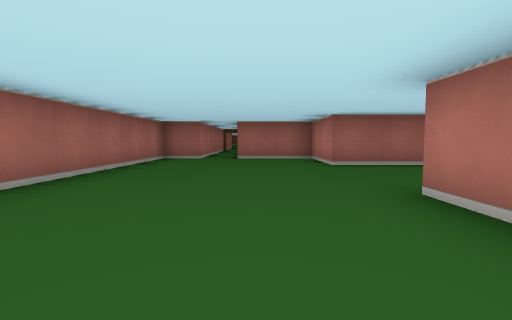
[1] (above)

16 first-person views from a walk through a cub3D level. The camera is about half as high as the walls, tilts 4° down and sees 85° across. The floor is counted in squares. Each view is taken from the middle of a square. On the plan, view 1 faces up. The plan holds only what a view shows up to about 9 squares ahead; the rest is blank.

[2]
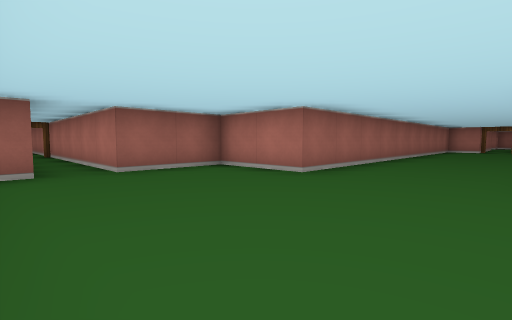

[3]
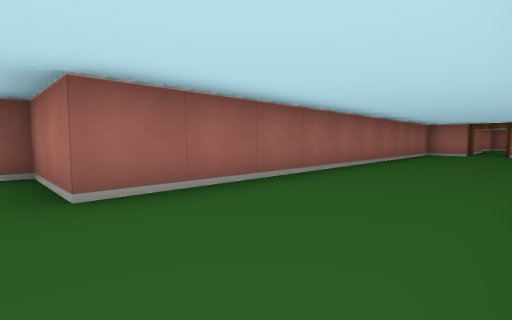

[4]
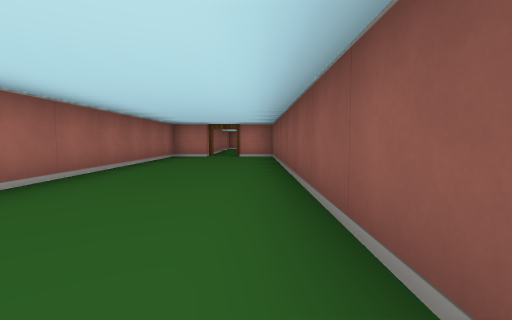

[5]
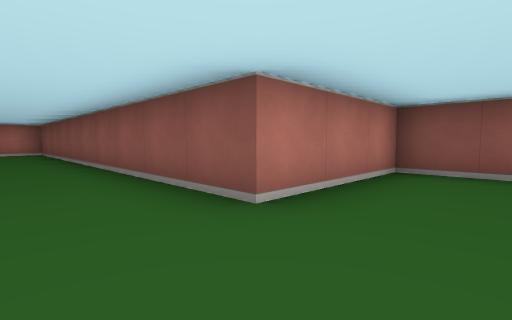

[6]
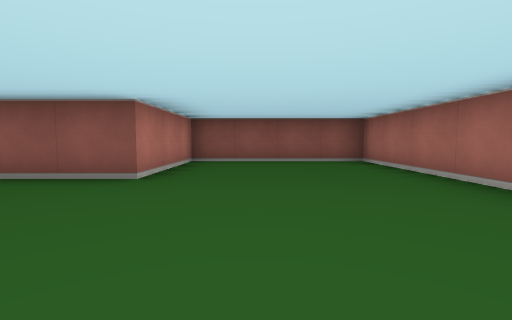

[7]
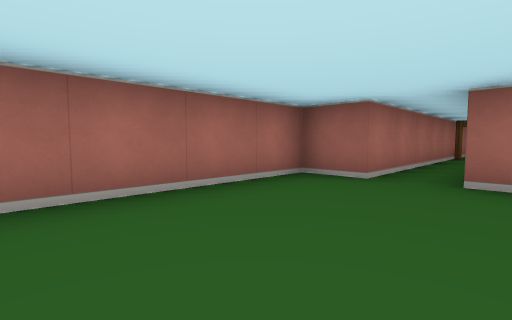

[8]
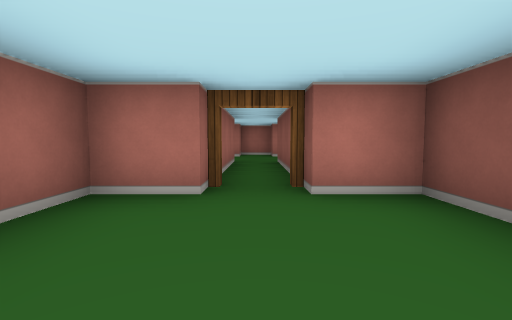

[9]
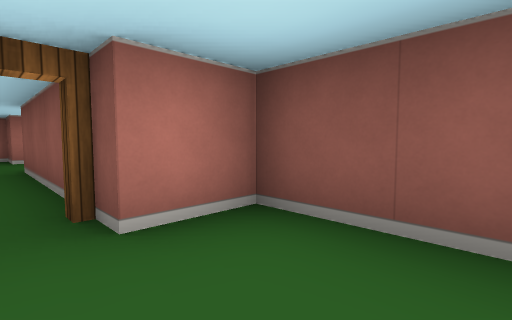

[10]
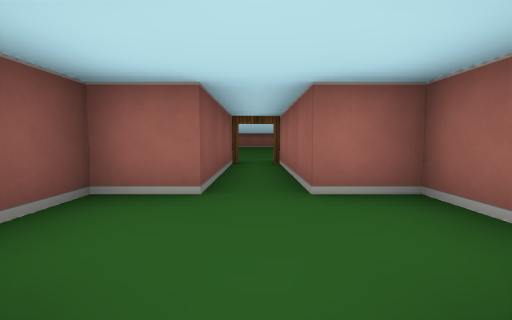

[11]
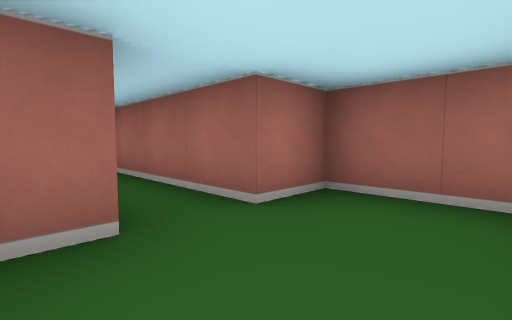

[12]
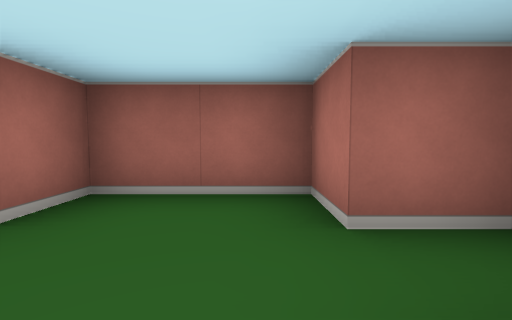

[13]
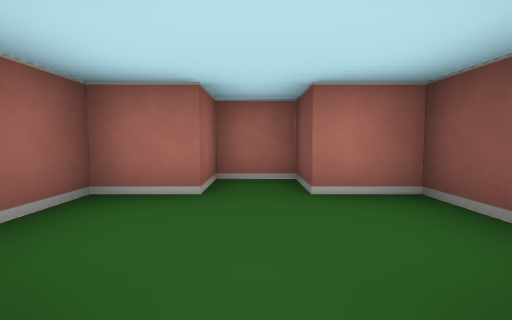

[14]
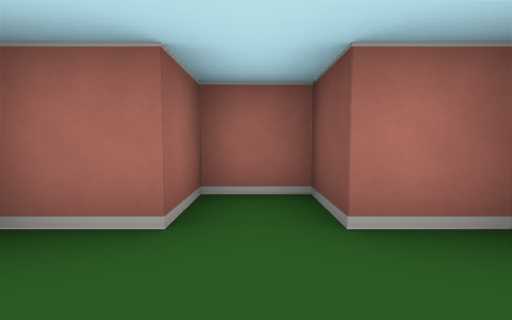

[15]
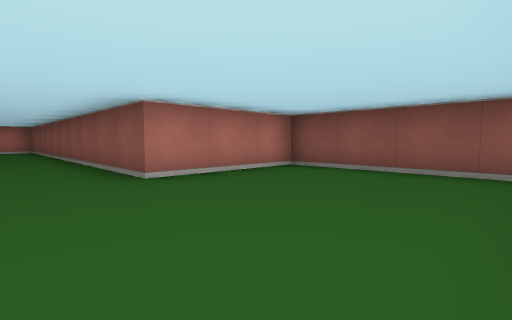

[16]
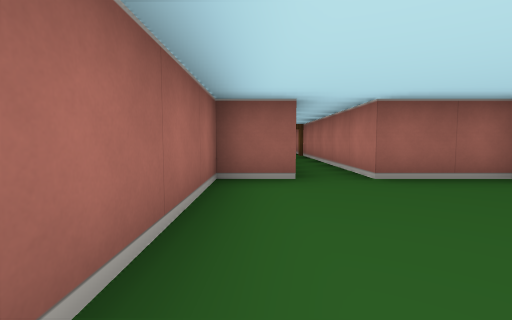

### Floor plan
Ten units are one square. View 1 is at (0, 0); x grows to the right and y downward. Boxes are objects, and circles mark ways between rooms. Rooms are numbered by the first view taken in them; rooms with no view inside come last. Other rooms are left out.
<svg viewBox="-30 -147 220 157">
<path fill="none" stroke="#000" d="M115 -45 115 -55 15 -55 15 -75 -5 -75 -5 -142M-15 -130 -15 -75 -25 -75 -25 5 15 5 15 -25 115 -25 115 -35M115 -35 155 -35 155 -25 175 -25 175 -35 185 -35 185 -45 175 -45 175 -55 155 -55 155 -45 115 -45"/>
<circle cx="120" cy="-40" r="3" fill="#2a7"/>
<text x="30" y="-40">1</text>
<text x="160" y="-40">2</text>
</svg>
Room 1 opens to room 2.

Where each view was taken, in squares from view 1:
view 1: 0 up, 0 right, facing up
view 2: 3 up, 2 left, facing up-right
view 3: 3 up, 1 right, facing up-right
view 4: 3 up, 3 right, facing right
view 5: 4 up, 0 right, facing down-right
view 6: 6 up, 0 right, facing down
view 7: 4 up, 0 right, facing up-left
view 8: 4 up, 9 right, facing right
view 9: 4 up, 10 right, facing down-right
view 10: 4 up, 18 right, facing left
view 11: 3 up, 17 right, facing up-left
view 12: 3 up, 17 right, facing up
view 13: 4 up, 15 right, facing right
view 14: 4 up, 16 right, facing right
view 15: 4 up, 2 left, facing down-right
view 16: 4 up, 2 left, facing up
